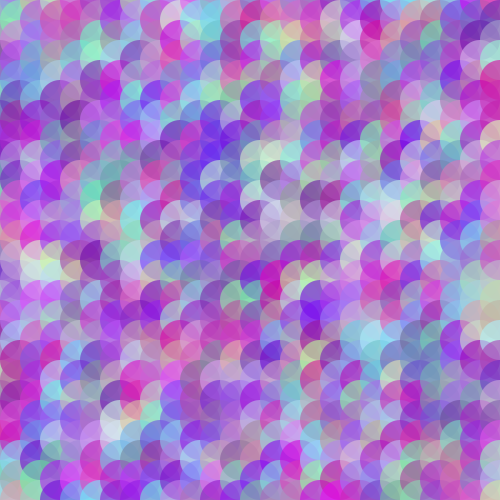
Frame 1 (no input)
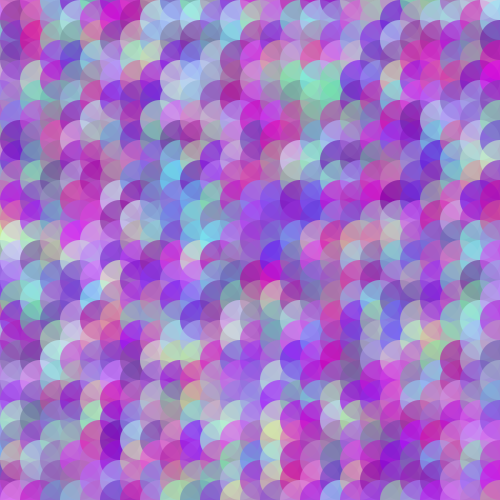
Frame 60 (the mouse pressed at the canvas centre just before this capture)
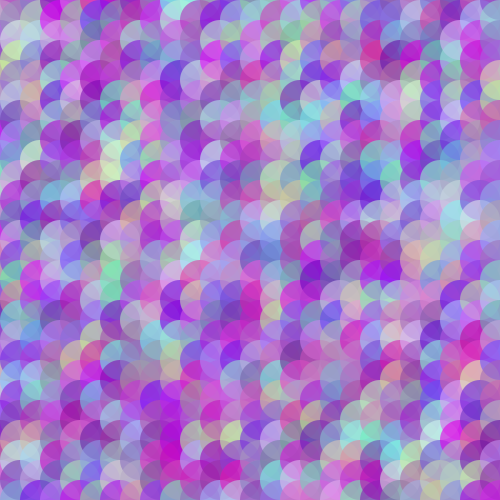
Frame 120 (the mouse held since frame 60 and released just before this capture)

The Processing sketch that drew these frames (run headless with seeded random() and noise(); from frame 60 on, the mouse is pressed at the canvas centre):

// Processing sketch: day06_inclass2_pde
// ── day06_inclass2_pde.pde
void setup(){
  size(500, 500);
  noStroke();
  smooth();
  frameRate(5);
}

void draw(){
  for(int x = 0; x<= width; x+=20){
    for(int y=0; y<= height; y+=20){
      randomColor();
      ellipse(x, y, 40, 40);
    }
  }
}

void randomColor(){
  fill(int(random(100, 230)), int(random(255)), int(random(150, 255)), 150);
}
